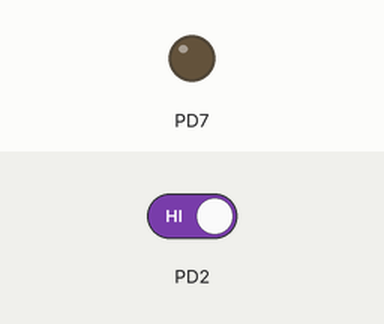
The program below on a simulated ATmega32, built with avr-gcc and emulated at 1 MHz. Parts: output pins drawn as LEDs (lit = HIGH). Inputs (shaded band) come from the test bench; at power-on: PD2 HIGH.

Above: at 1.2 s.
1.3 s: PD2 driven LOW
At 1.9 s:
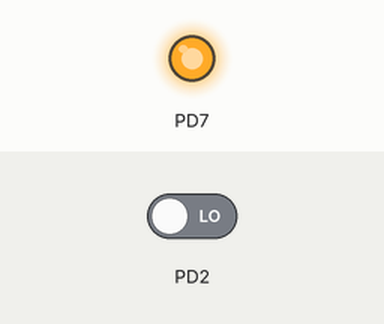
Timing chart, 0 to 4.3 s (numbered marks = the images above; inputs shaded):
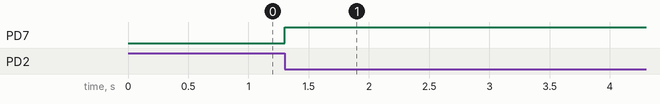

The program:

GccApplication4.c
```c
/*
 * GccApplication4.c
 *
 * Created: 28-Aug-15 4:43:38 PM
 *  Author: Mohamed Sabry
 */


#include <avr/io.h>
#include <avr/interrupt.h>
#include "DIO.h"

	ISR (INT0_vect){
	PORTD |=0x80;
	}

int main(void)
{
	SREG |=0x80; // global int
	MCUCR |=0x02;// rising edge conf int
	GICR |=0x40; //enable int0
	DDRD &=~0x04; //set pin 3 to 0 (i/p)
	DDRD |=0x80; //set pin 8 to 1 (o/p)

    while(1)
    {

    }
}
```

DIO.c
```c
/*
 * DIO.c
 *
 * Created: 24/08/2015 12:51:22 ص
 *  Author: hossam
 */
#include "DIO.h"
// write a macro to write a register with a certain value on specific bits locations
#define WRITE_REG(Reg,Value,Mask) Reg&=~(Mask); Reg|=(Value & Mask)
//read a maco to read specific bits from a register
#define READ_REG(Reg,Mask) Reg & Mask

void DIO_InitPortDirection(u8 PortName,u8 PortDirection,u8 PortMask)
{
	//check the required port, specified bits and direction on the Data Direction Register
	switch(PortName)
	{
		case PA:
		{
			WRITE_REG(DDRA,PortDirection,PortMask);
		}
		break;
		case PB:
		{
			WRITE_REG(DDRB,PortDirection,PortMask);
		}
		break;
		case PC:
		{
			WRITE_REG(DDRC,PortDirection,PortMask);
		}
		break;
		case PD:
		{
			WRITE_REG(DDRD,PortDirection,PortMask);
		}
		break;
	}
}

void DIO_WritePort(u8 PortName,u8 PortData,u8 PortMask)
{
	//check the required port, specified bits and value on the Port Data Register
	switch(PortName)
	{
		case PA:
		{
			WRITE_REG(PORTA,PortData,PortMask);
		}
		break;
		case PB:
		{
			WRITE_REG(PORTB,PortData,PortMask);
		}
		break;
		case PC:
		{
			WRITE_REG(PORTC,PortData,PortMask);
		}
		break;
		case PD:
		{
			WRITE_REG(DDRD,PortData,PortMask);
		}
		break;
	}
}
u8 DIO_ReadPort(u8 PortName,u8 PortMask)
{
		u8 temp;

	//check the required port, specified bits and value from the Port input Register
	switch(PortName)
	{
		case PA:
		{
			temp=READ_REG(PINA,PortMask);
		}
		break;
		case PB:
		{
			temp=READ_REG(PINB,PortMask);
		}
		break;
		case PC:
		{
			temp=READ_REG(PINC,PortMask);
		}
		break;
		case PD:
		{
			temp=READ_REG(PIND,PortMask);
		}
		break;
	}

		return temp;
}
```

DIO.h
```c
/*
 * DIO.h
 *
 * Created: 24/08/2015 12:51:11 ص
 *  Author: hossam
 */


#ifndef DIO_H_
#define DIO_H_

#include "StdTypes.h"
#include <avr/io.h>

#define PA 0x00
#define PB 0x01
#define PC 0x02
#define PD 0x03

void DIO_InitPortDirection(u8 PortName,u8 PortDirection,u8 PortMask);
void DIO_WritePort(u8 PortName,u8 PortData,u8 PortMask);
u8 DIO_ReadPort(u8 PortName,u8 PortMAsk);


#endif /* DIO_H_ */
```

StdTypes.h
```c
/*
 * StdTypes.h
 *
 * Created: 11/08/2015 07:56:09 م
 *  Author: hossam
 */


#ifndef STDTYPES_H_
#define STDTYPES_H_

typedef unsigned char u8;
typedef unsigned short int u16;
typedef unsigned long int u32;

#define F_CPU 1000000ul

#endif /* STDTYPES_H_ */
```

Measured:
- after the input at 1.3 s, PD7: LOW → HIGH at once
